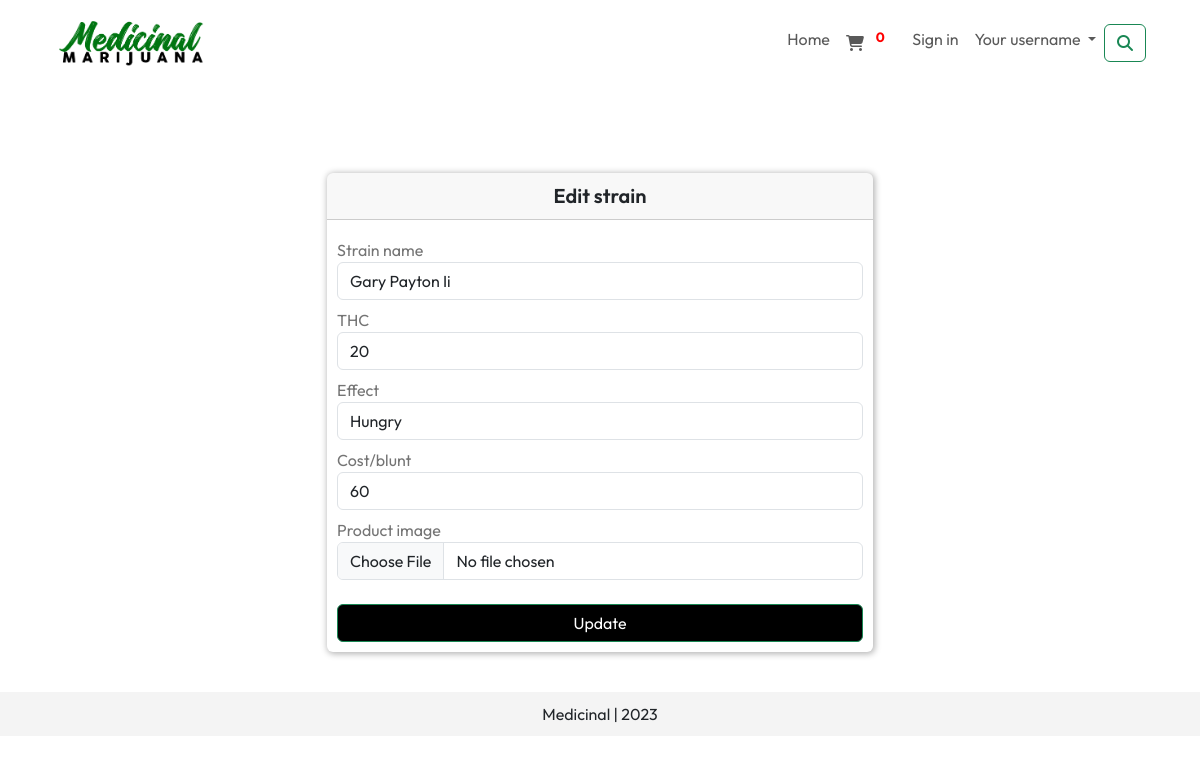
/editstrain/15, run on the app's committed database.
### medicinalMarijuana/models.py (models this page shows, shortened)
class Strains(models.Model):
    strain_name = models.CharField(max_length=20, blank=False, null=False)
    thc = models.IntegerField()
    effect = models.CharField(max_length=50, blank=False, null=False)
    cost_blunt = models.IntegerField()
    product_image = models.ImageField(upload_to="strains/", blank=True, null=True)

### medicinalMarijuana/views.py (the view, shortened to what this page needs)
# urls.py: path('editstrain/<id>', views.editstrain, name='editstrain'),
def editstrain(request, id):
    fetchstrains = Strains.objects.get(id=id)
    context = {"strain": fetchstrains}
    return render(request, 'editstrain.html', context)

### medicinalMarijuana/templates/editstrain.html (shortened to what this page needs)
{% extends 'base.html' %}
{% block landingSection %}
    <div class="container mt-5">
        <div class="row justify-content-center">
            <div class="col-md-6">
                <div class="card auth_card_outer">
                    <div class="card-header">
                        Edit strain
                    </div>
                    <div class="card-body auth_cards">
                        <form action="" method="post" enctype="multipart/form-data">
                            <div class="mt-2">
                                <label for="strain_name" >Strain name</label>
                                <input type="text" value="{{ strain.strain_name }}" name="strain_name" id="strain_name" required class="form-control">
                            </div>
                            <div class="mt-2">
                                <label for="thc">THC</label>
                                <input type="text" value="{{ strain.thc }}" name="thc" id="thc" required class="form-control">
                            </div>
                            <div class="mt-2">
                                <label for="effect">Effect</label>
                                <select name="effect"  id="effect" class="form-control">
                                    <option value="{{ strain.effect }}">{{ strain.effect }}</option>
                                </select>
                            </div>
                            <div class="mt-2">
                                <label for="cost_blunt">Cost/blunt</label>
                                <input type="number" value="{{ strain.cost_blunt }}" name="cost_blunt" id="cost_blunt" required class="form-control">
                            </div>
                            <div class="mt-2">
                                <label for="product_image">Product image</label>
                                <input type="file" name="product_image" id="product_image" accept="image/*" required class="form-control">
                            </div>
                            <div class="mt-4">
                                <input type="submit" name="add_strain" id="add_strain" value="Update" class="btn btn-success">
                            </div>
                    </form>
                    </div>
                </div>
            </div>
        </div>
    </div>
{% endblock %}

### static/css/styles.css (style rules this page uses)
* { margin: 0; padding: 0; box-sizing: border-box; font-family: 'Outfit', sans-serif; font-size: 16px; }
html { scroll-behavior: smooth; --bg-clr-one: #fffdfb; --bg-clr-two: #fffbf4; --bg-clr-three: #eef1f6; --primary-clr: #070707; --gold-clr: #DAA520; --primary-light-clr: #eaf3fa; --links-clr: #0f0f0f; --text-clr-one: black; --text-clr-two: white; --secondary-heading: #151515; }
body { margin: 0; padding: 0; position: relative; min-height: 100vh; }
.card { flex-grow: 1; border: none; margin: 5px ; background: none; box-shadow: 1px 1px 6px 1px rgba(181,181,181,1); }
.card-body { padding: 5px 5px; }
.auth_card_outer { margin: 40px 0; }
.auth_cards { padding: 10px; }
.auth_card_outer > .card-header { font-size: 20px; font-weight: 600; text-align: center; }
.mt-2 > label { color: #747474; }
.btn-primary, .btn-success { width: 100%; }
.btn-success { background: black; }

### data on the page
Strains: strain_name "Gary Payton Ii", thc "20", effect "Hungry", cost_blunt "60"
